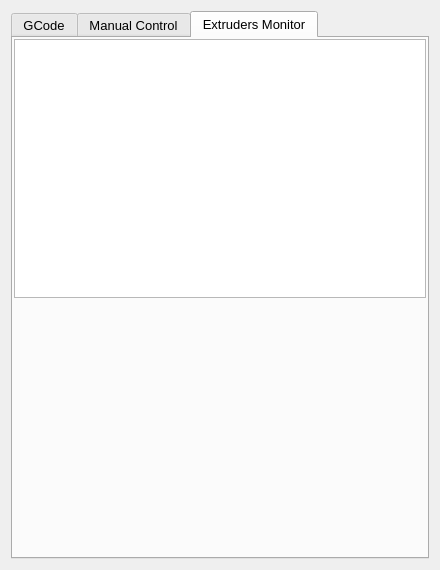
<?xml version="1.0" encoding="UTF-8"?>
<ui version="4.0">
 <class>ManualControlWidget</class>
 <widget class="QWidget" name="ManualControlWidget">
  <property name="geometry">
   <rect>
    <x>0</x>
    <y>0</y>
    <width>440</width>
    <height>570</height>
   </rect>
  </property>
  <property name="maximumSize">
   <size>
    <width>440</width>
    <height>570</height>
   </size>
  </property>
  <property name="font">
   <font>
    <pointsize>10</pointsize>
   </font>
  </property>
  <layout class="QGridLayout" name="gridLayout_2">
   <item row="0" column="0">
    <widget class="QTabWidget" name="ManualControl">
     <property name="sizePolicy">
      <sizepolicy hsizetype="Preferred" vsizetype="Preferred">
       <horstretch>0</horstretch>
       <verstretch>0</verstretch>
      </sizepolicy>
     </property>
     <property name="minimumSize">
      <size>
       <width>410</width>
       <height>0</height>
      </size>
     </property>
     <property name="currentIndex">
      <number>2</number>
     </property>
     <widget class="QWidget" name="gcodeTab">
      <attribute name="title">
       <string>GCode</string>
      </attribute>
      <layout class="QHBoxLayout" name="horizontalLayout_3">
       <item>
        <widget class="QTabWidget" name="gcodePreview">
         <property name="currentIndex">
          <number>1</number>
         </property>
         <widget class="QWidget" name="layout">
          <attribute name="title">
           <string>Gcode</string>
          </attribute>
          <layout class="QHBoxLayout" name="horizontalLayout_2">
           <item>
            <widget class="QPlainTextEdit" name="gcodeText">
             <property name="enabled">
              <bool>true</bool>
             </property>
             <property name="styleSheet">
              <string notr="true">background-color: white;</string>
             </property>
             <property name="readOnly">
              <bool>true</bool>
             </property>
            </widget>
           </item>
          </layout>
         </widget>
         <widget class="QWidget" name="printStatics">
          <attribute name="title">
           <string>Statics of Print</string>
          </attribute>
          <layout class="QVBoxLayout" name="verticalLayout_4">
           <item>
            <layout class="QGridLayout" name="gridLayout">
             <item row="2" column="2">
              <widget class="QLabel" name="label">
               <property name="text">
                <string>minutes</string>
               </property>
              </widget>
             </item>
             <item row="2" column="1">
              <widget class="QLabel" name="lb_estimatedTime">
               <property name="text">
                <string>0:00:00</string>
               </property>
              </widget>
             </item>
             <item row="0" column="0">
              <widget class="QLabel" name="label_6">
               <property name="text">
                <string>Statics of Print:</string>
               </property>
              </widget>
             </item>
             <item row="2" column="0">
              <widget class="QLabel" name="label_11">
               <property name="text">
                <string>Time Estimated</string>
               </property>
              </widget>
             </item>
             <item row="3" column="0">
              <widget class="QLabel" name="label_8">
               <property name="text">
                <string>Layers Count</string>
               </property>
              </widget>
             </item>
             <item row="4" column="0">
              <widget class="QLabel" name="label_10">
               <property name="text">
                <string>Filament Count:</string>
               </property>
              </widget>
             </item>
             <item row="4" column="1">
              <widget class="QLabel" name="lb_filamentQnt">
               <property name="text">
                <string>0</string>
               </property>
              </widget>
             </item>
             <item row="3" column="1">
              <widget class="QLabel" name="lb_layerCounter">
               <property name="text">
                <string>0</string>
               </property>
              </widget>
             </item>
             <item row="4" column="2">
              <widget class="QLabel" name="label_2">
               <property name="text">
                <string>millimeters</string>
               </property>
              </widget>
             </item>
             <item row="2" column="3">
              <spacer name="horizontalSpacer">
               <property name="orientation">
                <enum>Qt::Horizontal</enum>
               </property>
               <property name="sizeHint" stdset="0">
                <size>
                 <width>40</width>
                 <height>20</height>
                </size>
               </property>
              </spacer>
             </item>
            </layout>
           </item>
           <item>
            <widget class="Line" name="line_6">
             <property name="orientation">
              <enum>Qt::Horizontal</enum>
             </property>
            </widget>
           </item>
           <item>
            <layout class="QVBoxLayout" name="verticalLayout_2">
             <item>
              <widget class="QLabel" name="label_12">
               <property name="text">
                <string>View:</string>
               </property>
              </widget>
             </item>
             <item>
              <widget class="QCheckBox" name="ck_carTravels">
               <property name="text">
                <string>Show car travels</string>
               </property>
              </widget>
             </item>
             <item>
              <widget class="QRadioButton" name="rb_ShowCompleteGcode">
               <property name="text">
                <string>Show Gcode complete</string>
               </property>
              </widget>
             </item>
            </layout>
           </item>
           <item>
            <layout class="QGridLayout" name="gridLayout_4">
             <item row="1" column="0">
              <widget class="QLabel" name="label_14">
               <property name="text">
                <string>Last Layer</string>
               </property>
              </widget>
             </item>
             <item row="1" column="2">
              <widget class="QLabel" name="lb_sliderLayerLast">
               <property name="text">
                <string>0</string>
               </property>
              </widget>
             </item>
             <item row="0" column="1">
              <widget class="QSlider" name="sl_layersFirst">
               <property name="maximum">
                <number>100</number>
               </property>
               <property name="orientation">
                <enum>Qt::Horizontal</enum>
               </property>
              </widget>
             </item>
             <item row="0" column="0">
              <widget class="QLabel" name="label_13">
               <property name="text">
                <string>First Layer</string>
               </property>
              </widget>
             </item>
             <item row="1" column="1">
              <widget class="QSlider" name="sl_layersLast">
               <property name="maximum">
                <number>100</number>
               </property>
               <property name="orientation">
                <enum>Qt::Horizontal</enum>
               </property>
              </widget>
             </item>
             <item row="0" column="2">
              <widget class="QLabel" name="lb_sliderLayerFirst">
               <property name="text">
                <string>0</string>
               </property>
              </widget>
             </item>
            </layout>
           </item>
           <item>
            <spacer name="verticalSpacer_2">
             <property name="orientation">
              <enum>Qt::Vertical</enum>
             </property>
             <property name="sizeHint" stdset="0">
              <size>
               <width>20</width>
               <height>40</height>
              </size>
             </property>
            </spacer>
           </item>
          </layout>
         </widget>
        </widget>
       </item>
      </layout>
     </widget>
     <widget class="QWidget" name="ManualControlTab">
      <property name="enabled">
       <bool>true</bool>
      </property>
      <attribute name="title">
       <string>Manual Control</string>
      </attribute>
      <widget class="QWidget" name="layoutWidget">
       <property name="geometry">
        <rect>
         <x>0</x>
         <y>5</y>
         <width>417</width>
         <height>511</height>
        </rect>
       </property>
       <layout class="QGridLayout" name="gridLayout_5">
        <property name="spacing">
         <number>2</number>
        </property>
        <item row="0" column="0" colspan="2">
         <widget class="ExtruderControlWidget" name="extruderControlWidget" native="true">
          <property name="minimumSize">
           <size>
            <width>415</width>
            <height>180</height>
           </size>
          </property>
          <property name="maximumSize">
           <size>
            <width>415</width>
            <height>180</height>
           </size>
          </property>
         </widget>
        </item>
        <item row="2" column="0">
         <widget class="QGroupBox" name="groupBox_2">
          <property name="title">
           <string>Settings</string>
          </property>
          <layout class="QGridLayout" name="gridLayout_3">
           <item row="2" column="3">
            <widget class="QSpinBox" name="sp_coolerFan"/>
           </item>
           <item row="1" column="3">
            <widget class="QSpinBox" name="sp_flowRate"/>
           </item>
           <item row="0" column="3">
            <widget class="QSpinBox" name="sp_printerSpeed"/>
           </item>
           <item row="0" column="1">
            <widget class="QLabel" name="label_19">
             <property name="text">
              <string>Print Speed</string>
             </property>
            </widget>
           </item>
           <item row="0" column="0">
            <widget class="QLabel" name="label_3">
             <property name="text">
              <string/>
             </property>
             <property name="pixmap">
              <pixmap resource="resources.qrc">:/Icons/Icons/printSpeed.png</pixmap>
             </property>
            </widget>
           </item>
           <item row="1" column="1">
            <widget class="QLabel" name="label_20">
             <property name="text">
              <string>Flow Rate</string>
             </property>
            </widget>
           </item>
           <item row="1" column="0">
            <widget class="QLabel" name="label_4">
             <property name="text">
              <string/>
             </property>
             <property name="pixmap">
              <pixmap resource="resources.qrc">:/Icons/Icons/filamentFlow.png</pixmap>
             </property>
            </widget>
           </item>
           <item row="2" column="0">
            <widget class="QLabel" name="label_5">
             <property name="text">
              <string/>
             </property>
             <property name="pixmap">
              <pixmap resource="resources.qrc">:/Icons/Icons/coolerFan.png</pixmap>
             </property>
            </widget>
           </item>
           <item row="2" column="1">
            <widget class="QLabel" name="label_21">
             <property name="text">
              <string>Cooler Fan</string>
             </property>
            </widget>
           </item>
          </layout>
         </widget>
        </item>
        <item row="3" column="0">
         <spacer name="verticalSpacer">
          <property name="orientation">
           <enum>Qt::Vertical</enum>
          </property>
          <property name="sizeHint" stdset="0">
           <size>
            <width>20</width>
            <height>40</height>
           </size>
          </property>
         </spacer>
        </item>
        <item row="1" column="0">
         <widget class="QGroupBox" name="groupBox">
          <property name="title">
           <string>Bed </string>
          </property>
          <layout class="QGridLayout" name="gridLayout_6">
           <item row="1" column="0">
            <widget class="QLabel" name="label_7">
             <property name="text">
              <string>Curr Temp:</string>
             </property>
            </widget>
           </item>
           <item row="0" column="0" colspan="2">
            <widget class="QPushButton" name="bt_bedHeat">
             <property name="text">
              <string>Start Heat</string>
             </property>
             <property name="icon">
              <iconset resource="resources.qrc">
               <normaloff>:/Icons/Icons/bed.png</normaloff>:/Icons/Icons/bed.png</iconset>
             </property>
             <property name="checkable">
              <bool>true</bool>
             </property>
            </widget>
           </item>
           <item row="1" column="1">
            <widget class="QLabel" name="lb_bedCurrTemp">
             <property name="text">
              <string>0</string>
             </property>
            </widget>
           </item>
           <item row="2" column="1">
            <widget class="QSpinBox" name="sp_bedTemp"/>
           </item>
           <item row="2" column="0">
            <widget class="QLabel" name="label_15">
             <property name="text">
              <string>Set Temp:</string>
             </property>
            </widget>
           </item>
          </layout>
         </widget>
        </item>
        <item row="1" column="1">
         <widget class="QGroupBox" name="gb_extruderOne">
          <property name="title">
           <string>Extruder</string>
          </property>
          <layout class="QGridLayout" name="gridLayout_7">
           <item row="1" column="1">
            <widget class="QLabel" name="lb_extruderCurrTemp">
             <property name="text">
              <string>0</string>
             </property>
            </widget>
           </item>
           <item row="2" column="0">
            <widget class="QLabel" name="label_18">
             <property name="text">
              <string>Set Temp:</string>
             </property>
            </widget>
           </item>
           <item row="0" column="0" colspan="2">
            <widget class="QPushButton" name="bt_extruderHeat">
             <property name="text">
              <string>Start Heat</string>
             </property>
             <property name="icon">
              <iconset resource="resources.qrc">
               <normaloff>:/Icons/Icons/hotend.png</normaloff>:/Icons/Icons/hotend.png</iconset>
             </property>
             <property name="checkable">
              <bool>true</bool>
             </property>
            </widget>
           </item>
           <item row="2" column="1">
            <widget class="QSpinBox" name="sp_extruderTemp"/>
           </item>
           <item row="1" column="0">
            <widget class="QLabel" name="label_16">
             <property name="text">
              <string>Curr Temp:</string>
             </property>
            </widget>
           </item>
          </layout>
         </widget>
        </item>
       </layout>
      </widget>
     </widget>
     <widget class="QWidget" name="extruderMonitorTab">
      <attribute name="title">
       <string>Extruders Monitor</string>
      </attribute>
      <layout class="QVBoxLayout" name="verticalLayout">
       <property name="spacing">
        <number>2</number>
       </property>
       <property name="leftMargin">
        <number>1</number>
       </property>
       <property name="topMargin">
        <number>1</number>
       </property>
       <property name="rightMargin">
        <number>1</number>
       </property>
       <property name="bottomMargin">
        <number>1</number>
       </property>
       <item>
        <widget class="QTableView" name="tableView"/>
       </item>
       <item>
        <spacer name="verticalSpacer_3">
         <property name="orientation">
          <enum>Qt::Vertical</enum>
         </property>
         <property name="sizeHint" stdset="0">
          <size>
           <width>20</width>
           <height>40</height>
          </size>
         </property>
        </spacer>
       </item>
      </layout>
     </widget>
    </widget>
   </item>
  </layout>
 </widget>
 <customwidgets>
  <customwidget>
   <class>ExtruderControlWidget</class>
   <extends>QWidget</extends>
   <header>ExtruderControlWidget.h</header>
   <container>1</container>
  </customwidget>
 </customwidgets>
 <resources>
  <include location="resources.qrc"/>
 </resources>
 <connections/>
 <designerdata>
  <property name="gridDeltaX">
   <number>5</number>
  </property>
  <property name="gridDeltaY">
   <number>5</number>
  </property>
  <property name="gridSnapX">
   <bool>true</bool>
  </property>
  <property name="gridSnapY">
   <bool>true</bool>
  </property>
  <property name="gridVisible">
   <bool>true</bool>
  </property>
 </designerdata>
</ui>
